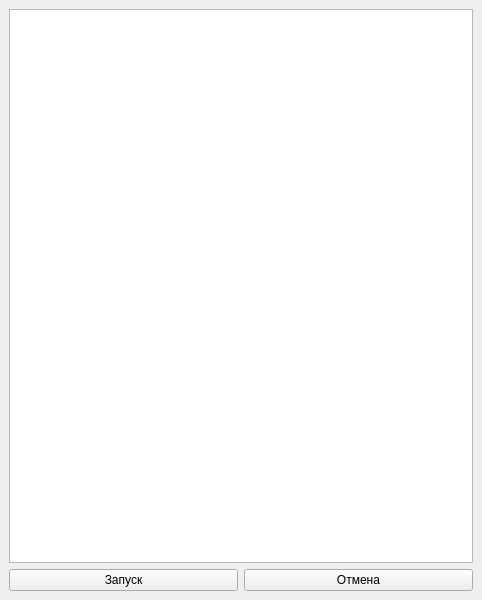
<?xml version="1.0" encoding="UTF-8"?>
<ui version="4.0">
 <class>PluginWindow</class>
 <widget class="QMainWindow" name="PluginWindow">
  <property name="windowModality">
   <enum>Qt::ApplicationModal</enum>
  </property>
  <property name="geometry">
   <rect>
    <x>0</x>
    <y>0</y>
    <width>482</width>
    <height>600</height>
   </rect>
  </property>
  <property name="sizePolicy">
   <sizepolicy hsizetype="Fixed" vsizetype="Fixed">
    <horstretch>0</horstretch>
    <verstretch>0</verstretch>
   </sizepolicy>
  </property>
  <property name="minimumSize">
   <size>
    <width>482</width>
    <height>600</height>
   </size>
  </property>
  <property name="maximumSize">
   <size>
    <width>482</width>
    <height>600</height>
   </size>
  </property>
  <property name="windowTitle">
   <string>Выбор плагинов</string>
  </property>
  <widget class="QWidget" name="centralwidget">
   <layout class="QGridLayout" name="gridLayout">
    <item row="1" column="0">
     <widget class="QPushButton" name="pushButton">
      <property name="text">
       <string>Запуск</string>
      </property>
     </widget>
    </item>
    <item row="1" column="1">
     <widget class="QPushButton" name="pushButton_2">
      <property name="text">
       <string>Отмена</string>
      </property>
     </widget>
    </item>
    <item row="0" column="0" colspan="2">
     <widget class="QTableWidget" name="tableWidget">
      <attribute name="verticalHeaderVisible">
       <bool>false</bool>
      </attribute>
     </widget>
    </item>
   </layout>
  </widget>
  <widget class="QMenuBar" name="menubar">
   <property name="geometry">
    <rect>
     <x>0</x>
     <y>0</y>
     <width>482</width>
     <height>21</height>
    </rect>
   </property>
  </widget>
 </widget>
 <resources/>
 <connections/>
</ui>
